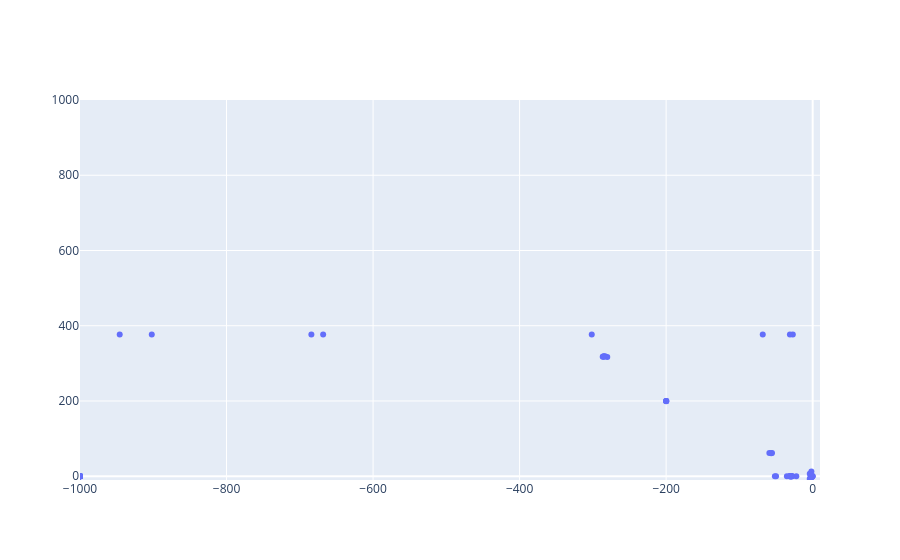

The notebook cell saved with this chart:
### Code cell
fig = go.Figure()

fig.add_trace(go.Scatter(x=T_eig["Re"], y=T_eig["Im"], mode="markers"))

fig.update_xaxes(range=[-1000, 10])
fig.update_yaxes(range=[-10, 1000])
fig.show()

### Figure 1 — Plotly figure (JSON) as saved in the notebook; plotly's stock layout.template omitted (floating-point values rounded to 4 significant figures; data arrays with more than 128 entries replaced by an {"elided": "..."} marker saying what was removed)
{"data": [{"mode": "markers", "x": {"elided": "231 float values"}, "y": {"elided": "231 float values"}, "type": "scatter"}], "layout": {"xaxis": {"range": [-1000, 10]}, "yaxis": {"range": [-10, 1000]}}}
